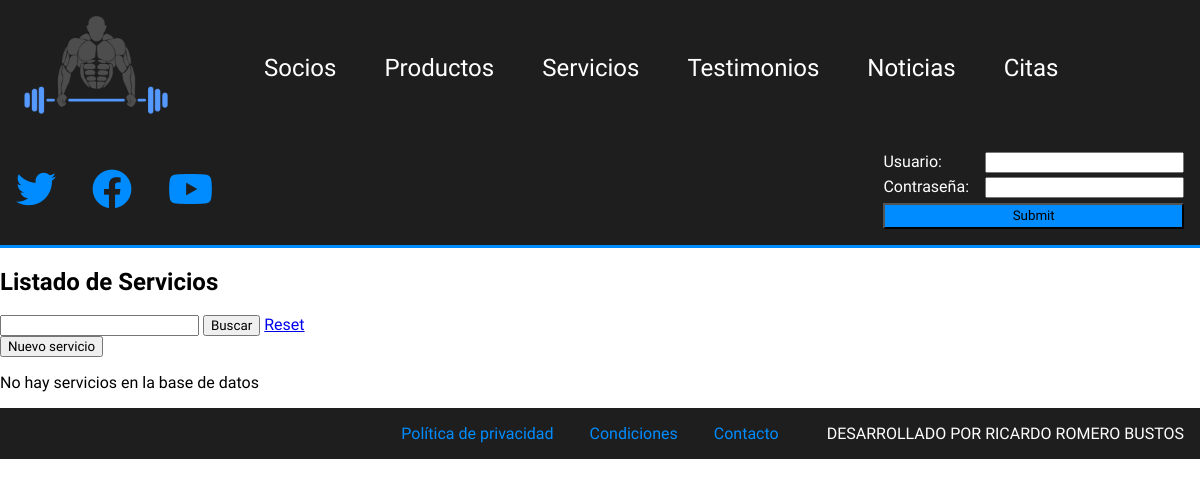
The page /php/servicios.php on the database as committed earlier.
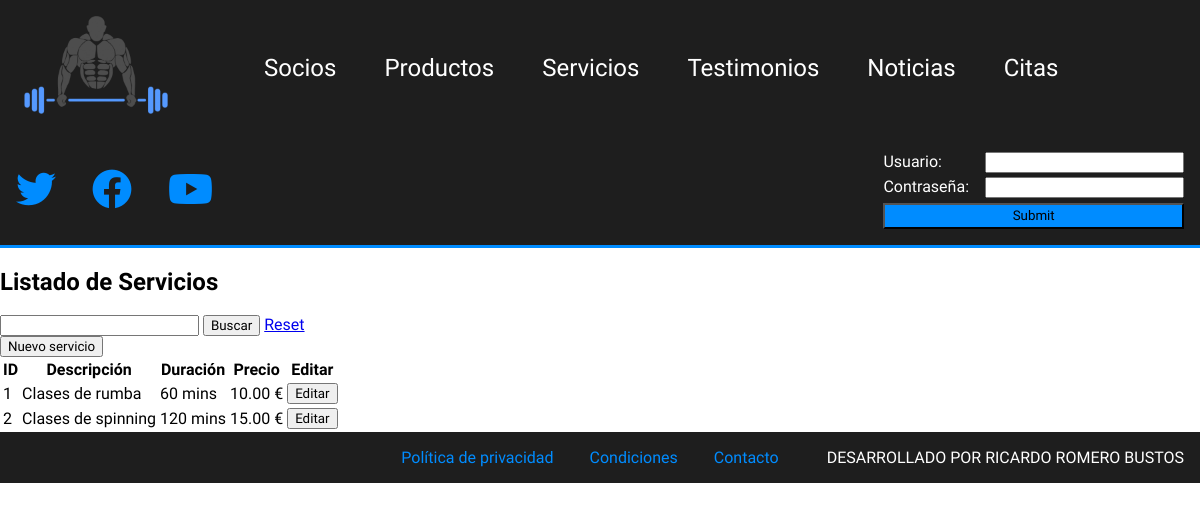
The same page on the database as committed later.
### tables this page shows
CREATE TABLE `servicio` (
  `id` bigint(20) UNSIGNED NOT NULL,
  `descripcion` varchar(80) NOT NULL,
  `duracion` int(3) UNSIGNED NOT NULL,
  `precio` double(5,2) UNSIGNED NOT NULL
);

### php/servicios.php (the view, shortened to what this page needs)
<!DOCTYPE html>
<html lang="en">
<head>
    <link rel="stylesheet" href="../css/estilos.css">
    <link rel="stylesheet" href="https://cdnjs.cloudflare.com/ajax/libs/font-awesome/6.2.0/css/all.min.css" />
</head>
<body>
    <header>
        <nav>
            <a href="../index.php"><img src="../img/logo.png" alt="" id="logo"></a>
            <a href="socios.php">Socios</a>
            <a href="productos.php">Productos</a>
            <a href="servicios.php">Servicios</a>
            <a href="testimonios.php">Testimonios</a>
            <a href="noticias.php">Noticias</a>
            <a href="citas.php">Citas</a>
        </nav>
        <div class="rrss">
            <a href="#"><i class="fa-brands fa-twitter"></i></a>
            <a href="#"><i class="fa-brands fa-facebook"></i></a>
            <a href="#"><i class="fa-brands fa-youtube"></i></a>
        </div>
        <div class="login">
            <form action="" method="post">
                <div>
                    <label for="usuario">Usuario:</label>
                    <input type="text" name="usuario">
                </div>
                <div>
                    <label for="pass">Contraseña:</label>
                    <input type="password" name="pass">
                </div>
                <input type="submit" name="enviar" id="btn-login">
            </form>
        </div>
    </header>
    <main>
        <section class="seccionServicios">
            <h1>Listado de Servicios</h1>
            <div class="contenedor_buscar_nuevo">
                <form action="#" method="post">
                    <input type="text" name="cadena">
                    <input type="submit" name="buscar_servicio" value="Buscar">
                    <a href="servicios.php">Reset</a>
                </form>
                <form action="panel_servicios.php" method="post">
                    <input type="submit" name="nuevo_servicio" value="Nuevo servicio">
                </form>
            </div>
            <?php
                $con=conectarServidor();
                $servicios=$con->query("select * from servicio");
                if($servicios->num_rows==0){
                    echo "<p>No hay servicios en la base de datos</p>";
                }else{
                    echo "<table>
                    <thead>
                        <tr>
                            <th>ID</th>
                            <th>Descripción</th>
                            <th>Duración</th>
                            <th>Precio</th>
                            <th>Editar</th>
                        </tr>
                    </thead>
                    <tbody>";
                    while($fila_servicios=$servicios->fetch_array(MYSQLI_ASSOC)){
                        echo "<tr>
                            <td>$fila_servicios[id]</td>
                            <td>$fila_servicios[descripcion]</td>
                            <td>$fila_servicios[duracion] mins</td>
                            <td>$fila_servicios[precio] €</td>
                            <td>
                                <form action=\"panel_servicios.php\" method=\"post\">
                                    <input type=\"hidden\" name=\"id_servicio\" value=\"$fila_servicios[id]\">
                                    <input type=\"submit\" name=\"editar_servicio\" value=\"Editar\">
                                </form>
                            </td>
                        </tr>";
                    }
                    echo "</tbody>";
                    echo "</table>";
                }
            ?>
        </section>
    </main>
    <footer>
        <div>
            <a href="#">Política de privacidad</a>
            <a href="#">Condiciones</a>
            <a href="#">Contacto</a>
        </div>
        <span>DESARROLLADO POR RICARDO ROMERO BUSTOS</span>
    </footer>
</body>
</html>

Rows that differ between the two databases and show on the page:
added servicio: id "1", descripcion "Clases de rumba", duracion "60", precio "10.00"
added servicio: id "2", descripcion "Clases de spinning", duracion "120", precio "15.00"
Other text that changed with them:
text no longer shown: "No hay servicios en la base de datos"
text now shown: "ID Descripción Duración Precio Editar"
